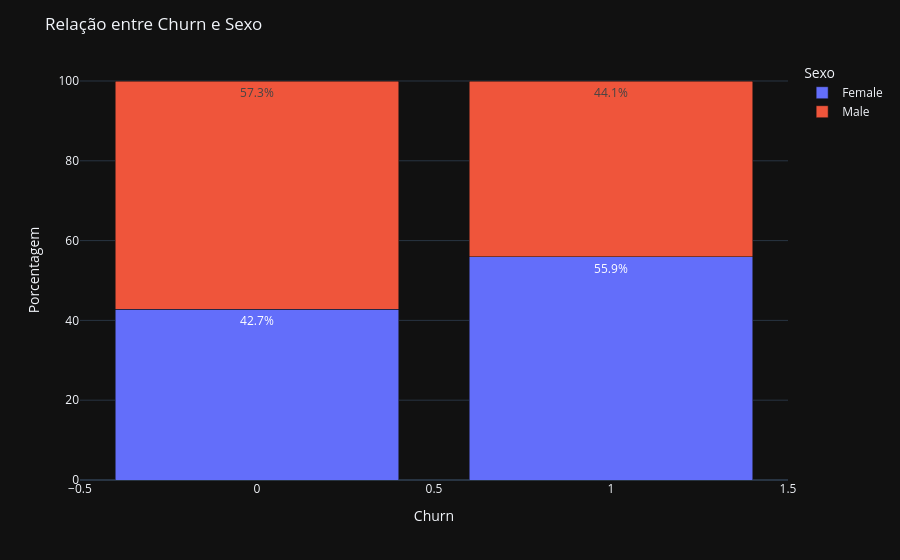

Notebook cell for this chart:
### Markdown cell above
## Churn: taxa por segmento

A seguir, os gráficos focam em **taxa de churn (%)** por grupos/faixas, que é a forma mais direta de comparar segmentos (evita o vi?s de contagem absoluta em bases desbalanceadas).

### Code cell
df_grouped = df.groupby(['Exited', 'Gender']).size().reset_index(name='count')
sexo_por_churn = df_grouped.groupby('Exited')['count'].transform('sum')
df_grouped['percent'] = (df_grouped['count'] / sexo_por_churn) * 100

# Cria gráfico de barras empilhadas
fig = px.bar(df_grouped, x='Exited', y='percent',
             color='Gender',
             barmode='stack',
             text=df_grouped['percent'].map(lambda v: f'{v:.1f}%'),
             labels={'Exited': 'Churn', 'percent': 'Porcentagem', 'Gender': 'Sexo'})

fig.update_layout(title='Relação entre Churn e Sexo',
                  yaxis_title='Porcentagem',
                  legend_title='Sexo')
fig.show()

### Figure 1 — Plotly figure (JSON) as saved in the notebook; plotly's stock layout.template omitted (floating-point values rounded to 4 significant figures)
{"data": [{"hovertemplate": "Sexo=Female<br>Churn=%{x}<br>Porcentagem=%{y}<br>text=%{text}<extra></extra>", "legendgroup": "Female", "marker": {"color": "#636efa", "pattern": {"shape": ""}}, "name": "Female", "orientation": "v", "showlegend": true, "text": ["42.7%", "55.9%"], "textposition": "auto", "x": [0, 1], "xaxis": "x", "y": [42.75, 55.92], "yaxis": "y", "type": "bar"}, {"hovertemplate": "Sexo=Male<br>Churn=%{x}<br>Porcentagem=%{y}<br>text=%{text}<extra></extra>", "legendgroup": "Male", "marker": {"color": "#EF553B", "pattern": {"shape": ""}}, "name": "Male", "orientation": "v", "showlegend": true, "text": ["57.3%", "44.1%"], "textposition": "auto", "x": [0, 1], "xaxis": "x", "y": [57.25, 44.08], "yaxis": "y", "type": "bar"}], "layout": {"xaxis": {"anchor": "y", "domain": [0.0, 1.0], "title": {"text": "Churn"}}, "yaxis": {"anchor": "x", "domain": [0.0, 1.0], "title": {"text": "Porcentagem"}}, "legend": {"title": {"text": "Sexo"}, "tracegroupgap": 0}, "margin": {"t": 60}, "barmode": "stack", "title": {"text": "Relação entre Churn e Sexo"}}}
